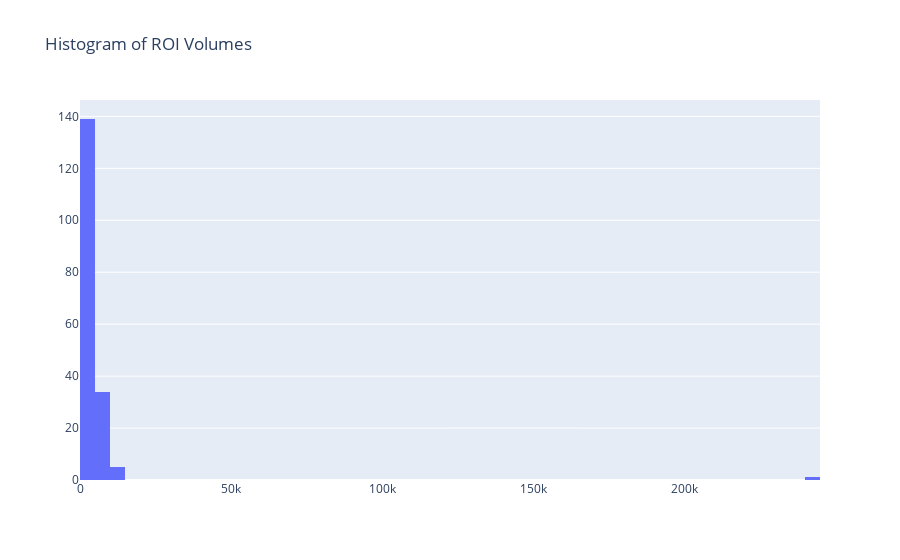

This figure's notebook cell:
### Code cell
#Plot a histogram of the volumes
volumes_list = list(volumes.values())
fig = go.Figure(data=[go.Histogram(x=volumes_list)])
fig.update_layout(title_text='Histogram of ROI Volumes')
fig.show()

### Figure 1 — Plotly figure (JSON) as saved in the notebook; plotly's stock layout.template omitted (floating-point values rounded to 4 significant figures; data arrays with more than 128 entries replaced by an {"elided": "..."} marker saying what was removed)
{"data": [{"type": "histogram", "x": {"elided": "179 float values"}}], "layout": {"title": {"text": "Histogram of ROI Volumes"}}}
